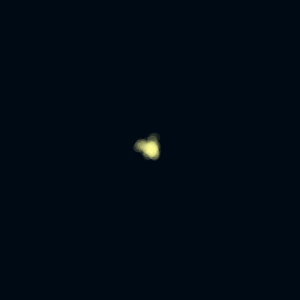
Frame 1 (no input)
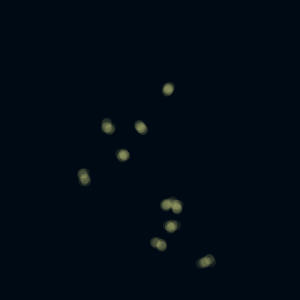
Frame 60 (the mouse pressed at the canvas centre just before this capture)
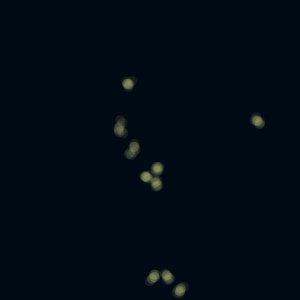
Frame 120 (the mouse held since frame 60 and released just before this capture)

The Processing sketch that drew these frames (run headless with seeded random() and noise(); from frame 60 on, the mouse is pressed at the canvas centre):

// Processing sketch: processing_167092
// ── processing_167092.pde

Flock flock = new Flock ();

void setup () {
  size (300, 300);
  flock.prime();

} 


void draw () {
  background(0,10,20);
  flock.update();

}

class Object {
  float circSize; //circle dimensions
  float xPos; 
  float yPos;
  float randX;
  float randY;
  float accX;
  float accY;

  void prime (float _xPos, float _yPos, float _circSize) {
    smooth();
    fill(255, 255, 155, 20);
    noStroke();
    circSize = _circSize;
    xPos=_xPos;
    yPos=_yPos;
    accX=.9;
    accY=.9;
  }

  void update () {
    randX = random (-3, 3);
    randY = random (-3, 3);
    xPos += randX;
    yPos += randY;
    ellipse(xPos, yPos, circSize, circSize);
    xPos = constrain(xPos, 0, width);
    yPos = constrain(yPos, 0, height);
  }
}

class Flock {
  Object[] dot = new Object [10];

  void prime () {
    for (int i = 0; i<dot.length; i++) {
      dot[i] = new Object ();
      dot[i].prime(width/2, height/2, 10);
    }
  }


  void update () {
    for (int i = 0; i<dot.length; i++) {
      for (int j = 1; j<dot.length; j++) {
        dot[i].update();
        print (dist(dot[i].xPos, dot[i].yPos, dot[j].xPos, dot[j].yPos)) ;
      
      }
    }
  }
}



//mapping
